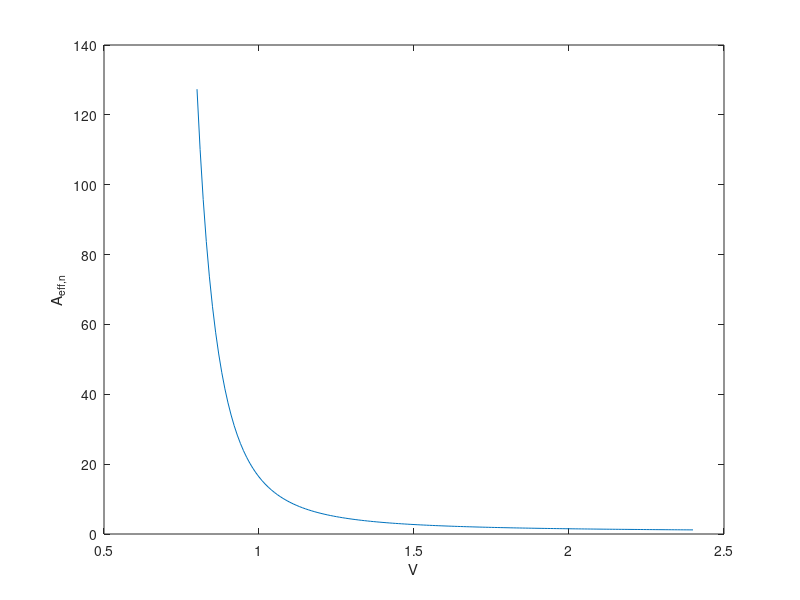

MATLAB code for this plot:
v = 0.8:0.01:2.4;
b = zeros(1,length(v));
Aeff_n = zeros(1,length(v));
k = 0;

for V = v
    k = k + 1;
    g = @(b) sqrt(1-b)*besselj(1,V*sqrt(1-b))/besselj(0,V*sqrt(1-b))...
            -sqrt(b)*besselk(1,V*sqrt(b))/besselk(0,V*sqrt(b));
    b = fsolve(g,0.99);
    
    u = V*sqrt(1-b);
    w = V*sqrt(b);
    p = besselj(0,u)/besselk(0,w);
    bessj1 = @(x) x.*(besselj(0,u*x)).^2;
    intj1 = integral(bessj1,0,1);
    bessj2 = @(x) x.*(besselj(0,u*x)).^4;
    intj2 = integral(bessj2,0,1);
    bessk1 = @(x) x.*(besselk(0,w*x)).^2;
    intk1 = integral(bessk1,1,Inf);
    bessk2 = @(x) x.*(besselk(0,w*x)).^4;
    intk2 = integral(bessk2,1,Inf);
    % normalized Aeff
    Aeff_n(k) = 2*((intj1 + p^2*intk1)^2)/(intj2 + p^4*intk2);
end
    
plot(v,Aeff_n)
xlabel('V')
ylabel('A_e_f_f_,_n')
